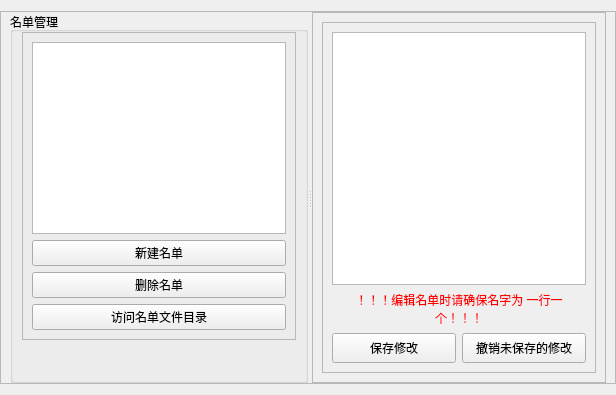
     <widget class="QWidget" name="tab_2">
      <attribute name="title">
       <string>名单管理</string>
      </attribute>
      <layout class="QGridLayout" name="gridLayout_7">
       <property name="leftMargin">
        <number>0</number>
       </property>
       <property name="rightMargin">
        <number>0</number>
       </property>
       <item row="0" column="1">
        <widget class="QFrame" name="frame_5">
         <property name="sizePolicy">
          <sizepolicy hsizetype="Expanding" vsizetype="Expanding">
           <horstretch>0</horstretch>
           <verstretch>0</verstretch>
          </sizepolicy>
         </property>
         <property name="frameShape">
          <enum>QFrame::StyledPanel</enum>
         </property>
         <property name="frameShadow">
          <enum>QFrame::Raised</enum>
         </property>
         <layout class="QGridLayout" name="gridLayout_9">
          <property name="leftMargin">
           <number>9</number>
          </property>
          <property name="topMargin">
           <number>0</number>
          </property>
          <property name="rightMargin">
           <number>9</number>
          </property>
          <property name="bottomMargin">
           <number>0</number>
          </property>
          <item row="1" column="0">
           <widget class="QSplitter" name="splitter">
            <property name="sizePolicy">
             <sizepolicy hsizetype="Expanding" vsizetype="Expanding">
              <horstretch>0</horstretch>
              <verstretch>0</verstretch>
             </sizepolicy>
            </property>
            <property name="orientation">
             <enum>Qt::Horizontal</enum>
            </property>
            <property name="opaqueResize">
             <bool>true</bool>
            </property>
            <property name="childrenCollapsible">
             <bool>false</bool>
            </property>
            <widget class="QGroupBox" name="groupBox_2">
             <property name="minimumSize">
              <size>
               <width>0</width>
               <height>193</height>
              </size>
             </property>
             <property name="title">
              <string>名单管理</string>
             </property>
             <layout class="QGridLayout" name="gridLayout_5">
              <property name="leftMargin">
               <number>9</number>
              </property>
              <property name="topMargin">
               <number>0</number>
              </property>
              <property name="bottomMargin">
               <number>0</number>
              </property>
              <item row="0" column="0">
               <widget class="QFrame" name="frame_7">
                <property name="minimumSize">
                 <size>
                  <width>0</width>
                  <height>211</height>
                 </size>
                </property>
                <property name="frameShape">
                 <enum>QFrame::StyledPanel</enum>
                </property>
                <property name="frameShadow">
                 <enum>QFrame::Raised</enum>
                </property>
                <layout class="QGridLayout" name="gridLayout_11">
                 <item row="0" column="0">
                  <widget class="QListWidget" name="listWidget"/>
                 </item>
                 <item row="1" column="0">
                  <widget class="QPushButton" name="pushButton_3">
                   <property name="sizePolicy">
                    <sizepolicy hsizetype="Minimum" vsizetype="Preferred">
                     <horstretch>0</horstretch>
                     <verstretch>0</verstretch>
                    </sizepolicy>
                   </property>
                   <property name="maximumSize">
                    <size>
                     <width>16777215</width>
                     <height>40</height>
                    </size>
                   </property>
                   <property name="text">
                    <string>新建名单</string>
                   </property>
                  </widget>
                 </item>
                 <item row="2" column="0">
                  <widget class="QPushButton" name="pushButton_4">
                   <property name="sizePolicy">
                    <sizepolicy hsizetype="Minimum" vsizetype="Preferred">
                     <horstretch>0</horstretch>
                     <verstretch>0</verstretch>
                    </sizepolicy>
                   </property>
                   <property name="maximumSize">
                    <size>
                     <width>16777215</width>
                     <height>40</height>
                    </size>
                   </property>
                   <property name="text">
                    <string>删除名单</string>
                   </property>
                  </widget>
                 </item>
                 <item row="3" column="0">
                  <widget class="QPushButton" name="pushButton_15">
                   <property name="sizePolicy">
                    <sizepolicy hsizetype="Minimum" vsizetype="Preferred">
                     <horstretch>0</horstretch>
                     <verstretch>0</verstretch>
                    </sizepolicy>
                   </property>
                   <property name="maximumSize">
                    <size>
                     <width>16777215</width>
                     <height>40</height>
                    </size>
                   </property>
                   <property name="text">
                    <string>访问名单文件目录</string>
                   </property>
                  </widget>
                 </item>
                </layout>
               </widget>
              </item>
              <item row="1" column="0">
               <spacer name="verticalSpacer_2">
                <property name="orientation">
                 <enum>Qt::Vertical</enum>
                </property>
                <property name="sizeHint" stdset="0">
                 <size>
                  <width>20</width>
                  <height>40</height>
                 </size>
                </property>
               </spacer>
              </item>
             </layout>
            </widget>
            <widget class="QFrame" name="frame_6">
             <property name="frameShape">
              <enum>QFrame::StyledPanel</enum>
             </property>
             <property name="frameShadow">
              <enum>QFrame::Raised</enum>
             </property>
             <layout class="QGridLayout" name="gridLayout_10">
              <item row="0" column="0">
               <widget class="QFrame" name="frame_4">
                <property name="minimumSize">
                 <size>
                  <width>0</width>
                  <height>0</height>
                 </size>
                </property>
                <property name="frameShape">
                 <enum>QFrame::StyledPanel</enum>
                </property>
                <property name="frameShadow">
                 <enum>QFrame::Raised</enum>
                </property>
                <layout class="QGridLayout" name="gridLayout_6">
                 <item row="3" column="1">
                  <widget class="QPushButton" name="pushButton_13">
                   <property name="minimumSize">
                    <size>
                     <width>0</width>
                     <height>30</height>
                    </size>
                   </property>
                   <property name="text">
                    <string>撤销未保存的修改</string>
                   </property>
                  </widget>
                 </item>
                 <item row="1" column="0" colspan="2">
                  <widget class="QTextEdit" name="textEdit">
                   <property name="layoutDirection">
                    <enum>Qt::LeftToRight</enum>
                   </property>
                   <property name="autoFillBackground">
                    <bool>false</bool>
                   </property>
                   <property name="horizontalScrollBarPolicy">
                    <enum>Qt::ScrollBarAsNeeded</enum>
                   </property>
                   <property name="autoFormatting">
                    <set>QTextEdit::AutoNone</set>
                   </property>
                   <property name="lineWrapMode">
                    <enum>QTextEdit::NoWrap</enum>
                   </property>
                   <property name="html">
                    <string>&lt;!DOCTYPE HTML PUBLIC &quot;-//W3C//DTD HTML 4.0//EN&quot; &quot;http://www.w3.org/TR/REC-html40/strict.dtd&quot;&gt;
&lt;html&gt;&lt;head&gt;&lt;meta name=&quot;qrichtext&quot; content=&quot;1&quot; /&gt;&lt;style type=&quot;text/css&quot;&gt;
p, li { white-space: pre-wrap; }
&lt;/style&gt;&lt;/head&gt;&lt;body style=&quot; font-family:'SimSun'; font-size:9pt; font-weight:400; font-style:normal;&quot;&gt;
&lt;p style=&quot;-qt-paragraph-type:empty; margin-top:0px; margin-bottom:0px; margin-left:0px; margin-right:0px; -qt-block-indent:0; text-indent:0px;&quot;&gt;&lt;br /&gt;&lt;/p&gt;&lt;/body&gt;&lt;/html&gt;</string>
                   </property>
                   <property name="acceptRichText">
                    <bool>false</bool>
                   </property>
                   <property name="textInteractionFlags">
                    <set>Qt::LinksAccessibleByKeyboard|Qt::LinksAccessibleByMouse|Qt::TextBrowserInteraction|Qt::TextEditable|Qt::TextEditorInteraction|Qt::TextSelectableByKeyboard|Qt::TextSelectableByMouse</set>
                   </property>
                  </widget>
                 </item>
                 <item row="3" column="0">
                  <widget class="QPushButton" name="pushButton_11">
                   <property name="minimumSize">
                    <size>
                     <width>0</width>
                     <height>30</height>
                    </size>
                   </property>
                   <property name="text">
                    <string>保存修改</string>
                   </property>
                  </widget>
                 </item>
                 <item row="2" column="0" colspan="2">
                  <widget class="QLabel" name="label_8">
                   <property name="styleSheet">
                    <string notr="true">QLabel {
    color: rgb(255, 0, 0);
}</string>
                   </property>
                   <property name="text">
                    <string>！！！编辑名单时请确保名字为 一行一个！！！</string>
                   </property>
                   <property name="alignment">
                    <set>Qt::AlignCenter</set>
                   </property>
                   <property name="wordWrap">
                    <bool>true</bool>
                   </property>
                  </widget>
                 </item>
                </layout>
               </widget>
              </item>
             </layout>
            </widget>
           </widget>
          </item>
         </layout>
        </widget>
       </item>
      </layout>
     </widget>
